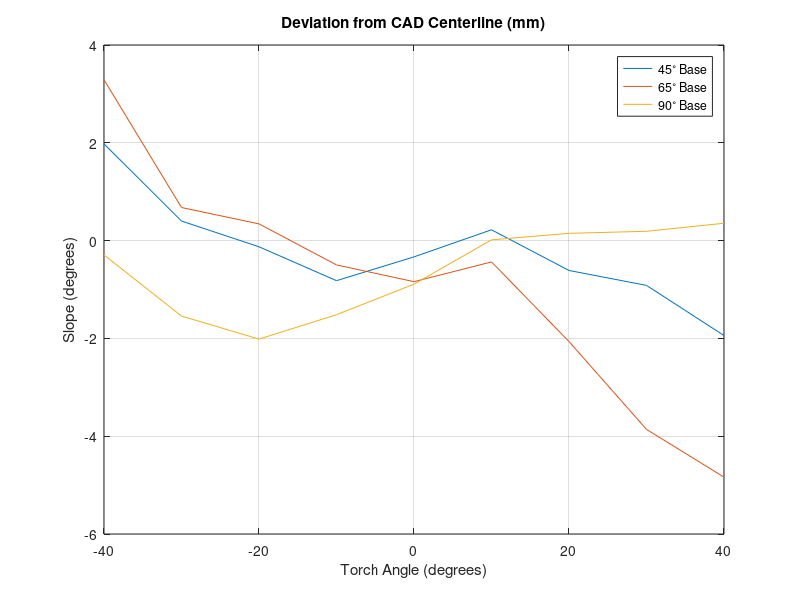
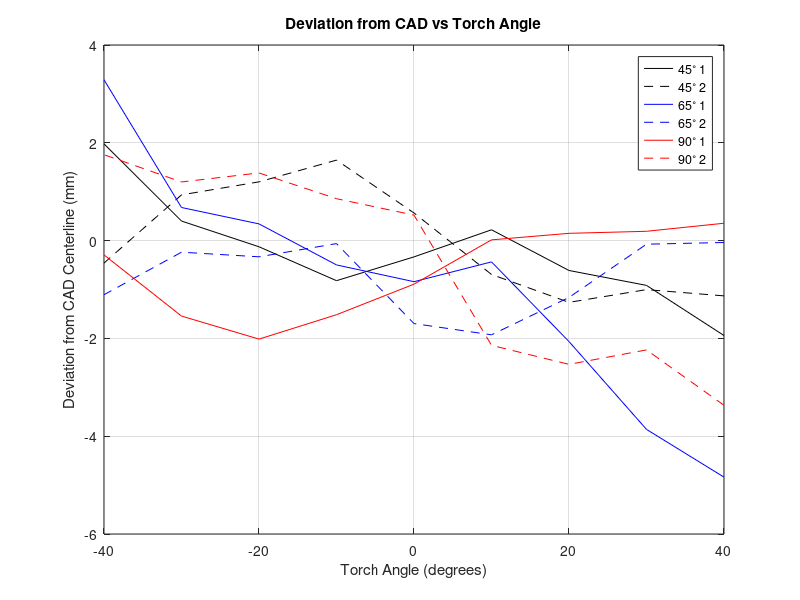
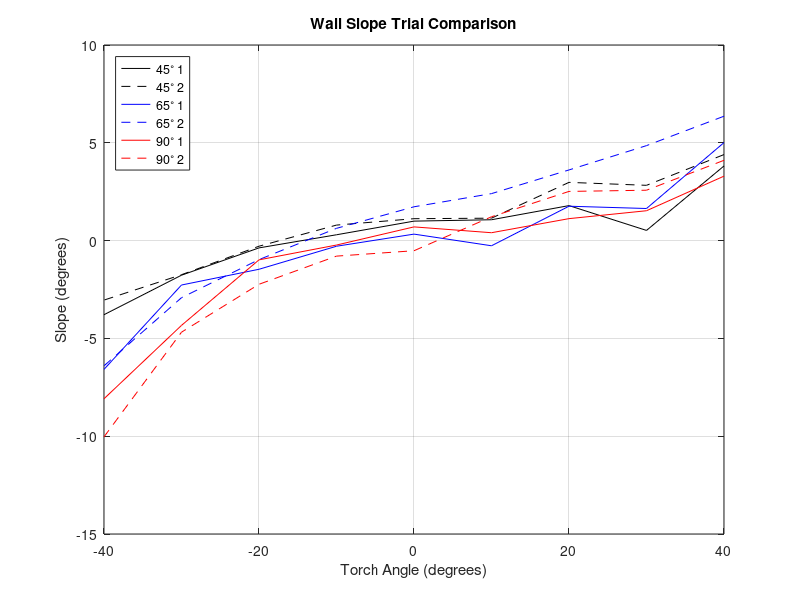

Write MATLAB code to recreate these figures, in order.
slopes_45 = [3.8160    0.5206    1.7890    1.0664    0.9957    0.2982   -0.3724   -1.7684   -3.7887];
slopes_65 = [5.0104    1.6408    1.7580   -0.2640    0.3316   -0.2880   -1.4654   -2.2708   -6.5830];
slopes_90 = [3.2954    1.5269    1.1231    0.4031    0.7008   -0.2271   -0.9838   -4.3342   -8.0856];

slopes_45_shifted = [4.3984    2.8264    2.9773    1.1464    1.1200    0.7933   -0.2869   -1.7441   -3.0415];
slopes_65_shifted = [6.3597    4.8561    3.6123    2.4023    1.7288    0.6269   -0.9721   -2.9176   -6.4027];
slopes_90_shifted = [4.1048    2.5760    2.5146    1.2186   -0.5181   -0.7933   -2.2327   -4.6821  -10.0337];

angles = flip(-40:10:40);

% figure;
% plot(angles,slopes_45,angles,slopes_65,angles,slopes_90);
% grid on;
% xlabel('Torch Angle (degrees)');
% ylabel('Slope (degrees)');
% l = legend({'45^{\circ} Base','65^{\circ} Base','90^{\circ} Base'});
% set(l,'location','northwest');
% title('Wall Slope vs Torch Angle');

sep45 = -1 .* [1.941, 0.9158, 0.611, -0.221, 0.3329, 0.8196, 0.1263, -0.4002, -1.978];
sep65 = -1 .* [4.8369, 3.8607, 2.0646, 0.4356, 0.8402, 0.4972, -0.3417, -0.6770, -3.2889];
sep90 = -1 .* [-0.3549, -0.1903, -0.1488, -0.0152, 0.8907, 1.5158, 2.0144, 1.5433, 0.2923];

sep45_shifted = -1 .* [1.1304    1.0024    1.2628    0.6926   -0.5649   -1.6460   -1.2013   -0.9352    0.4593];
sep65_shifted = -1 .* [0.0389    0.0731    1.1623    1.9266    1.6969    0.0613    0.3316    0.2368    1.1065];
sep90_shifted = -1 .* [3.3679    2.2354    2.5307    2.1418   -0.5211   -0.8571   -1.3835   -1.1995   -1.7564];

figure;
plot(angles,sep45,angles,sep65,angles,sep90);
grid on;
xlabel('Torch Angle (degrees)');
ylabel('Slope (degrees)');
l = legend({'45^{\circ} Base','65^{\circ} Base','90^{\circ} Base'});
set(l,'location','northeast');
title('Deviation from CAD Centerline (mm)');

figure;
plot(angles,sep45,'color','k','linestyle','-');
hold on;
plot(angles,sep45_shifted,'color','k','linestyle','--');
plot(angles,sep65,'color','b','linestyle','-');
plot(angles,sep65_shifted,'color','b','linestyle','--');
plot(angles,sep90,'color','r','linestyle','-');
plot(angles,sep90_shifted,'color','r','linestyle','--');
hold off;
grid on
xlabel('Torch Angle (degrees)');
ylabel('Deviation from CAD Centerline (mm)');
title('Deviation from CAD vs Torch Angle');
l = legend('45^{\circ} 1','45^{\circ} 2','65^{\circ} 1','65^{\circ} 2','90^{\circ} 1','90^{\circ} 2');
set(l,'location','northeast');

figure;
plot(angles,slopes_45,'color','k','linestyle','-');
hold on;
plot(angles,slopes_45_shifted,'color','k','linestyle','--');
plot(angles,slopes_65,'color','b','linestyle','-');
plot(angles,slopes_65_shifted,'color','b','linestyle','--');
plot(angles,slopes_90,'color','r','linestyle','-');
plot(angles,slopes_90_shifted,'color','r','linestyle','--');
hold off;
l = legend('45^{\circ} 1','45^{\circ} 2','65^{\circ} 1','65^{\circ} 2','90^{\circ} 1','90^{\circ} 2');
set(l,'location','northwest');
grid on
xlabel('Torch Angle (degrees)');
ylabel('Slope (degrees)');
title('Wall Slope Trial Comparison');